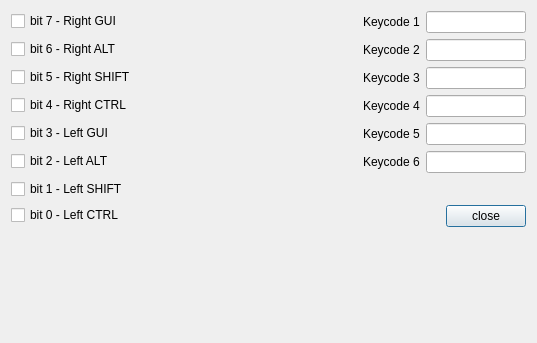
<?xml version="1.0" encoding="UTF-8"?>
<ui version="4.0">
 <class>KeyboardTest</class>
 <widget class="QDialog" name="KeyboardTest">
  <property name="geometry">
   <rect>
    <x>0</x>
    <y>0</y>
    <width>537</width>
    <height>343</height>
   </rect>
  </property>
  <property name="windowTitle">
   <string>KeyboardTest</string>
  </property>
  <layout class="QHBoxLayout" name="horizontalLayout_8">
   <item>
    <layout class="QFormLayout" name="formLayout">
     <item row="0" column="0">
      <widget class="QCheckBox" name="cb_bit_7">
       <property name="text">
        <string>bit 7 - Right GUI</string>
       </property>
      </widget>
     </item>
     <item row="0" column="1">
      <layout class="QHBoxLayout" name="horizontalLayout">
       <item>
        <spacer name="horizontalSpacer_2">
         <property name="orientation">
          <enum>Qt::Horizontal</enum>
         </property>
         <property name="sizeHint" stdset="0">
          <size>
           <width>40</width>
           <height>20</height>
          </size>
         </property>
        </spacer>
       </item>
       <item>
        <widget class="QLabel" name="label">
         <property name="text">
          <string>Keycode 1</string>
         </property>
        </widget>
       </item>
       <item>
        <widget class="QLineEdit" name="le_keycode_1">
         <property name="maximumSize">
          <size>
           <width>100</width>
           <height>16777215</height>
          </size>
         </property>
         <property name="readOnly">
          <bool>true</bool>
         </property>
        </widget>
       </item>
      </layout>
     </item>
     <item row="1" column="0">
      <widget class="QCheckBox" name="cb_bit_6">
       <property name="text">
        <string>bit 6 - Right ALT</string>
       </property>
      </widget>
     </item>
     <item row="1" column="1">
      <layout class="QHBoxLayout" name="horizontalLayout_2">
       <item>
        <spacer name="horizontalSpacer_3">
         <property name="orientation">
          <enum>Qt::Horizontal</enum>
         </property>
         <property name="sizeHint" stdset="0">
          <size>
           <width>40</width>
           <height>20</height>
          </size>
         </property>
        </spacer>
       </item>
       <item>
        <widget class="QLabel" name="label_2">
         <property name="text">
          <string>Keycode 2</string>
         </property>
        </widget>
       </item>
       <item>
        <widget class="QLineEdit" name="le_keycode_2">
         <property name="maximumSize">
          <size>
           <width>100</width>
           <height>16777215</height>
          </size>
         </property>
         <property name="readOnly">
          <bool>true</bool>
         </property>
        </widget>
       </item>
      </layout>
     </item>
     <item row="2" column="0">
      <widget class="QCheckBox" name="cb_bit_5">
       <property name="text">
        <string>bit 5 - Right SHIFT</string>
       </property>
      </widget>
     </item>
     <item row="2" column="1">
      <layout class="QHBoxLayout" name="horizontalLayout_3">
       <item>
        <spacer name="horizontalSpacer_4">
         <property name="orientation">
          <enum>Qt::Horizontal</enum>
         </property>
         <property name="sizeHint" stdset="0">
          <size>
           <width>40</width>
           <height>20</height>
          </size>
         </property>
        </spacer>
       </item>
       <item>
        <widget class="QLabel" name="label_3">
         <property name="text">
          <string>Keycode 3</string>
         </property>
        </widget>
       </item>
       <item>
        <widget class="QLineEdit" name="le_keycode_3">
         <property name="maximumSize">
          <size>
           <width>100</width>
           <height>16777215</height>
          </size>
         </property>
         <property name="readOnly">
          <bool>true</bool>
         </property>
        </widget>
       </item>
      </layout>
     </item>
     <item row="3" column="0">
      <widget class="QCheckBox" name="cb_bit_4">
       <property name="text">
        <string>bit 4 - Right CTRL</string>
       </property>
      </widget>
     </item>
     <item row="3" column="1">
      <layout class="QHBoxLayout" name="horizontalLayout_4">
       <item>
        <spacer name="horizontalSpacer_5">
         <property name="orientation">
          <enum>Qt::Horizontal</enum>
         </property>
         <property name="sizeHint" stdset="0">
          <size>
           <width>40</width>
           <height>20</height>
          </size>
         </property>
        </spacer>
       </item>
       <item>
        <widget class="QLabel" name="label_4">
         <property name="text">
          <string>Keycode 4</string>
         </property>
        </widget>
       </item>
       <item>
        <widget class="QLineEdit" name="le_keycode_4">
         <property name="maximumSize">
          <size>
           <width>100</width>
           <height>16777215</height>
          </size>
         </property>
         <property name="readOnly">
          <bool>true</bool>
         </property>
        </widget>
       </item>
      </layout>
     </item>
     <item row="4" column="0">
      <widget class="QCheckBox" name="cb_bit_3">
       <property name="text">
        <string>bit 3 - Left GUI</string>
       </property>
      </widget>
     </item>
     <item row="4" column="1">
      <layout class="QHBoxLayout" name="horizontalLayout_5">
       <item>
        <spacer name="horizontalSpacer_6">
         <property name="orientation">
          <enum>Qt::Horizontal</enum>
         </property>
         <property name="sizeHint" stdset="0">
          <size>
           <width>40</width>
           <height>20</height>
          </size>
         </property>
        </spacer>
       </item>
       <item>
        <widget class="QLabel" name="label_5">
         <property name="text">
          <string>Keycode 5</string>
         </property>
        </widget>
       </item>
       <item>
        <widget class="QLineEdit" name="le_keycode_5">
         <property name="maximumSize">
          <size>
           <width>100</width>
           <height>16777215</height>
          </size>
         </property>
         <property name="readOnly">
          <bool>true</bool>
         </property>
        </widget>
       </item>
      </layout>
     </item>
     <item row="5" column="0">
      <widget class="QCheckBox" name="cb_bit_2">
       <property name="text">
        <string>bit 2 - Left ALT</string>
       </property>
      </widget>
     </item>
     <item row="5" column="1">
      <layout class="QHBoxLayout" name="horizontalLayout_6">
       <item>
        <spacer name="horizontalSpacer_7">
         <property name="orientation">
          <enum>Qt::Horizontal</enum>
         </property>
         <property name="sizeHint" stdset="0">
          <size>
           <width>40</width>
           <height>20</height>
          </size>
         </property>
        </spacer>
       </item>
       <item>
        <widget class="QLabel" name="label_6">
         <property name="text">
          <string>Keycode 6</string>
         </property>
        </widget>
       </item>
       <item>
        <widget class="QLineEdit" name="le_keycode_6">
         <property name="maximumSize">
          <size>
           <width>100</width>
           <height>16777215</height>
          </size>
         </property>
         <property name="readOnly">
          <bool>true</bool>
         </property>
        </widget>
       </item>
      </layout>
     </item>
     <item row="6" column="0">
      <widget class="QCheckBox" name="cb_bit_1">
       <property name="text">
        <string>bit 1 - Left SHIFT</string>
       </property>
      </widget>
     </item>
     <item row="7" column="0">
      <widget class="QCheckBox" name="cb_bit_0">
       <property name="text">
        <string>bit 0 - Left CTRL</string>
       </property>
      </widget>
     </item>
     <item row="7" column="1">
      <layout class="QHBoxLayout" name="horizontalLayout_7">
       <item>
        <spacer name="horizontalSpacer">
         <property name="orientation">
          <enum>Qt::Horizontal</enum>
         </property>
         <property name="sizeHint" stdset="0">
          <size>
           <width>40</width>
           <height>20</height>
          </size>
         </property>
        </spacer>
       </item>
       <item>
        <widget class="QPushButton" name="pb_close">
         <property name="text">
          <string>close</string>
         </property>
        </widget>
       </item>
      </layout>
     </item>
    </layout>
   </item>
  </layout>
 </widget>
 <resources/>
 <connections/>
</ui>
